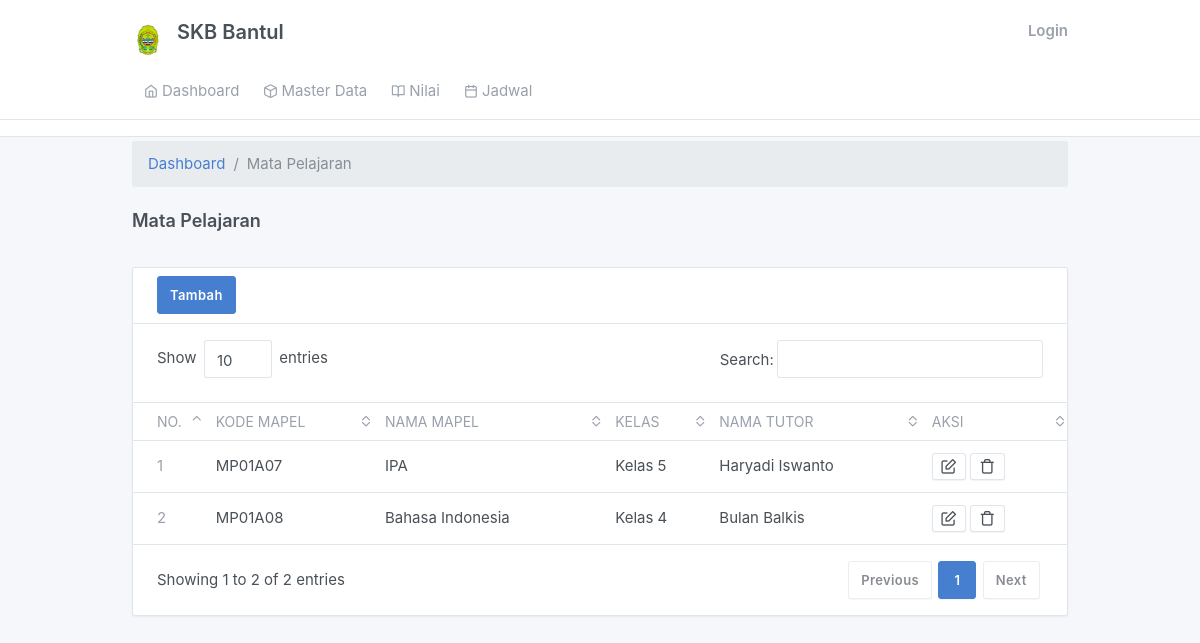
Before: /admin/mapel.php with the older database file.
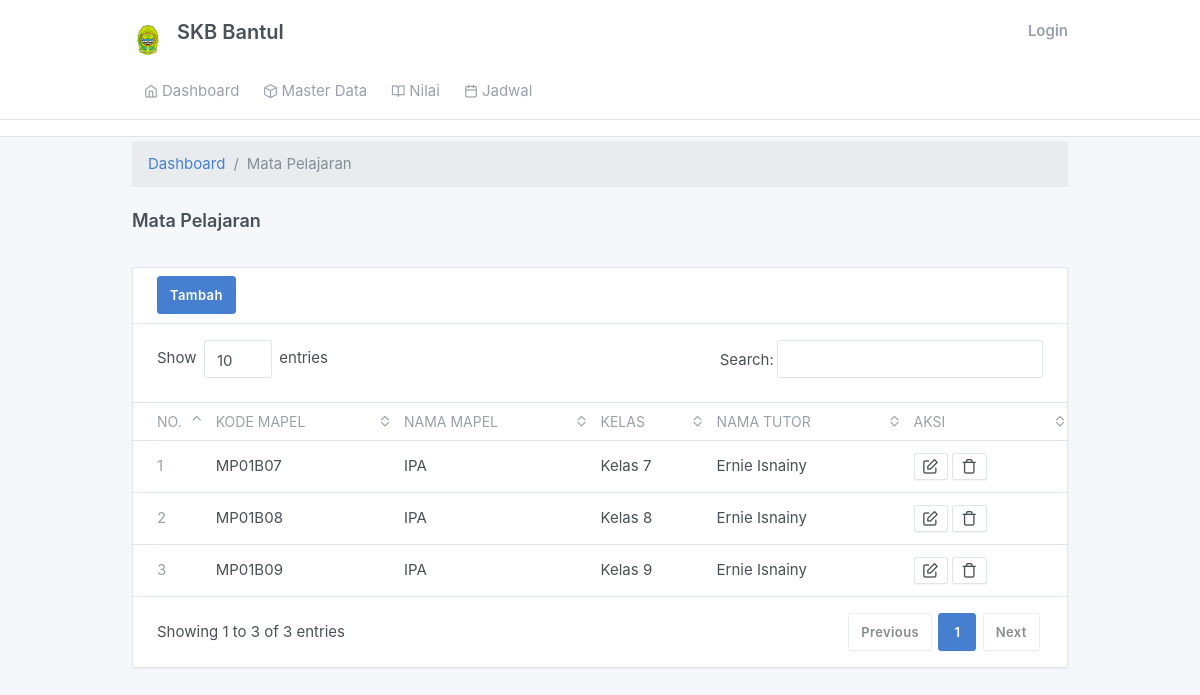
After: the same page with the newer database file.
### tables this page shows
CREATE TABLE `mapel` (
  `kode_mapel` varchar(11) NOT NULL,
  `nama_mapel` varchar(30) NOT NULL,
  `kode_kelas` int(11) NOT NULL,
  `kode_tutor` varchar(11) NOT NULL
);

CREATE TABLE `kelas` (
  `kode_kelas` int(11) NOT NULL,
  `kelas` varchar(11) NOT NULL
);

CREATE TABLE `tutor` (
  `kode_tutor` varchar(11) NOT NULL,
  `nama_tutor` varchar(50) NOT NULL,
  `tempat_lhr` varchar(30) NOT NULL,
  `tanggal_lhr` date NOT NULL,
  `jenkel` enum('laki-laki','perempuan') NOT NULL,
  `agama` varchar(12) NOT NULL,
  `alamat` varchar(100) NOT NULL,
  `no_hp` varchar(14) NOT NULL,
  `tgl_terdaftar` date NOT NULL
);

### admin/views/main.php (called while the page is built, shortened)
<?php include_once "header.php" ?>
<?php include_once "navbar.php" ?>

### admin/mapel.php (the view, shortened to what this page needs)
<?php include_once "views/main.php";?>
<?php
switch ($_GET["act"]){
default:
?>
<div class="my-3 my-md-1">
  <div class="container">
          <ol class="breadcrumb">
            <li class="breadcrumb-item">
              <a href="../index.php">Dashboard</a>
            </li>
            <li class="breadcrumb-item active">Mata Pelajaran</li>
          </ol>
    <div class="page-header">
      <h4 class="">
        Mata Pelajaran
      </h4>
    </div>
      <div class="">
        <div class="card">
          <div class="card-header">
          <a href="?&act=form_create" class="btn btn-primary" role="button">Tambah</a>
          </div>
          <div class="table-responsive">
            <table class="table card-table table-vcenter text-nowrap datatable">
              <thead>
                <tr>
                  <th class="w-2">No.</th>
                  <th>Kode Mapel</th>
                  <th>Nama Mapel</th>
                  <th>Kelas</th>
                  <th>Nama Tutor</th>
                  <th>Aksi</th>
                </tr>
              </thead>
              <tbody>
              <?php
              $sql=mysqli_query($connect,"SELECT mapel.kode_mapel, mapel.nama_mapel, kelas.kelas, tutor.nama_tutor FROM mapel LEFT JOIN kelas ON kelas.kode_kelas=mapel.kode_kelas LEFT JOIN tutor ON tutor.kode_tutor=mapel.kode_tutor order by kode_mapel asc");
              $no=1;
              while($h=mysqli_fetch_array($sql)){ ?>
                <tr>
                  <td><span class="text-muted"><?php echo $no;?></span></td>
                  <td><?php echo $h['kode_mapel'];?></td>
                  <td><?php echo $h['nama_mapel'];?></td>
                  <td><?php echo $h['kelas'];?></td>
                  <td><?php echo $h['nama_tutor'];?></td>
                  <td class="text-left">
                    <a href="?&act=form_update&id=<?php echo $h['kode_mapel'];?>" class="btn btn-secondary btn-sm"><i class="fe fe-edit"></i></a>
                    <a href='?&act=delete&id=<?php echo $h['kode_mapel'];?>' onClick="return confirm('Yakin data akan dihapus ?')"
                    class="btn btn-secondary btn-sm"><i class="fe fe-trash"></i></a>
                  </td>
                </tr>
              <?php $no++; } ?>
              </tbody>
            </table>
          </div>
        </div>
      </div>
    </div>
  </div>
<?php
break;
?>
<?php
}
?>

### admin/views/header.php (shortened to what this page needs)
<!doctype html>
<html lang="en" dir="ltr">
  <head>
    <link href="../assets/css/dashboard.css" rel="stylesheet" />
    <link href="../assets/plugins/charts-c3/plugin.css" rel="stylesheet" />
    <link href="../assets/plugins/maps-google/plugin.css" rel="stylesheet" />
  </head>

### admin/views/navbar.php (shortened to what this page needs)
<body class="">
  <div class="page">
    <div class="flex-fill">
      <div class="header py-4">
        <div class="container">
          <label class="d-flex">
            <a class="header-brand" href="./index.php">
              <img src="../assets/image/bantul.png" class="header-brand-img" alt="tabler logo">
              <label for="">SKB Bantul</label>
            </a>
            <div class="d-flex order-lg-2 ml-auto">
            <?php if (isset($_SESSION['level'])) { ?>
              <div class="dropdown d-none d-md-flex">
                <div class="dropdown">
                  <a href="#" class="nav-link pr-0 leading-none" data-toggle="dropdown">
                    <i class="fe fe-user"></i>
                    <span class="ml-2 d-none d-lg-block">
                      <span class="text-default"></span>
                        <strong class="text-muted d-block mt-1"><?= $_SESSION['nama'] ?></strong>
                        <div class="dropdown-menu dropdown-menu-right dropdown-menu-arrow">
                          <a class="dropdown-item" href="./logout.php">
                            <i class="dropdown-icon fe fe-lock"></i> Ganti Password
                          </a>
                          <a class="dropdown-item" href="./logout.php">
                            <i class="dropdown-icon fe fe-log-out"></i> Keluar
                          </a>
                        </div>
                    </span>
                  </a>
                </div>
              </div>
              <?php } else { ?>
                        <a href="../auth/login.php">
                        <strong class="text-muted d-block mt-1">Login</strong>
                        </a>
                      <?php } ?>
            </div>
        </div>
        <div class="header collapse d-lg-flex p-0" id="headerMenuCollapse">
          <div class="container">
            <div class="col-lg order-lg-first">
              <ul class="nav nav-tabs border-0 flex-column flex-lg-row">
                <li class="nav-item">
                  <a href="./index.php" class="nav-link"><i class="fe fe-home"></i> Dashboard</a>
                </li>
                <li class="nav-item">
                  <a href="javascript:void(0)" class="nav-link" data-toggle="dropdown"><i class="fe fe-box"></i>Master Data</a>
                </li>
                <li class="nav-item">
                  <a href="javascript:void(0)" class="nav-link" data-toggle="dropdown"><i class="fe fe-book-open"></i>Nilai</a>
                </li>
                <li class="nav-item">
                  <a href="jadwal.php" class="nav-link"><i class="fe fe-calendar"></i>Jadwal</a>
                </li>
              </ul>
            </div>
          </div>
        </div>
      </div>

Changed rows visible on the page:
removed mapel: kode_mapel "MP01A07", nama_mapel "IPA", kode_kelas.kelas "Kelas 5", kode_tutor.nama_tutor "Haryadi Iswanto"
removed mapel: kode_mapel "MP01A08", nama_mapel "Bahasa Indonesia", kode_kelas.kelas "Kelas 4", kode_tutor.nama_tutor "Bulan Balkis"
added mapel: kode_mapel "MP01B07", nama_mapel "IPA", kode_kelas.kelas "Kelas 7", kode_tutor.nama_tutor "Ernie Isnainy"
added mapel: kode_mapel "MP01B08", nama_mapel "IPA", kode_kelas.kelas "Kelas 8", kode_tutor.nama_tutor "Ernie Isnainy"
added mapel: kode_mapel "MP01B09", nama_mapel "IPA", kode_kelas.kelas "Kelas 9", kode_tutor.nama_tutor "Ernie Isnainy"
Other visible differences:
text written by a page script: "Show entries Search: Showing 1 to 2 of 2 entries Previous 1 Next" → "Show entries Search: Showing 1 to 3 of 3 entries Previous 1 Next"
